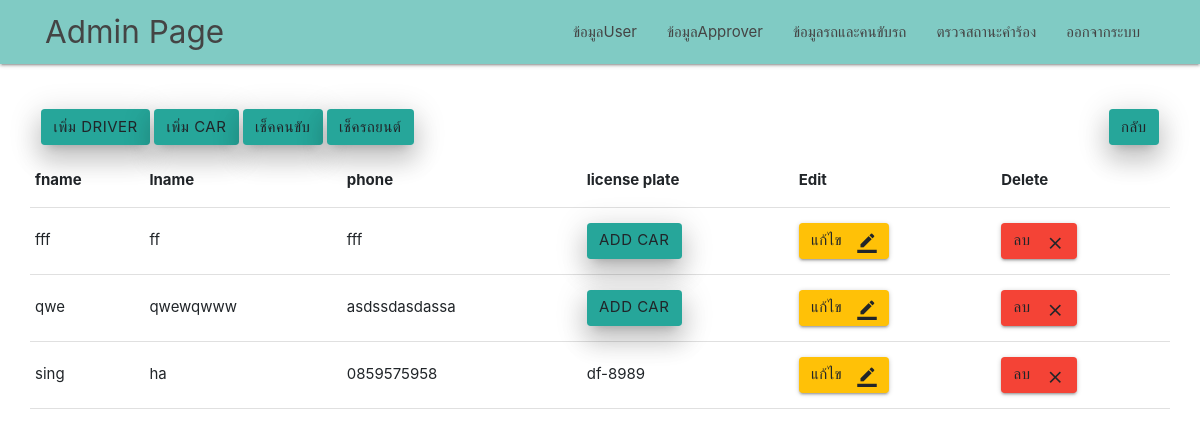
Page /admin_renovate/show_driver_car.php (signed in) on the earlier database version.
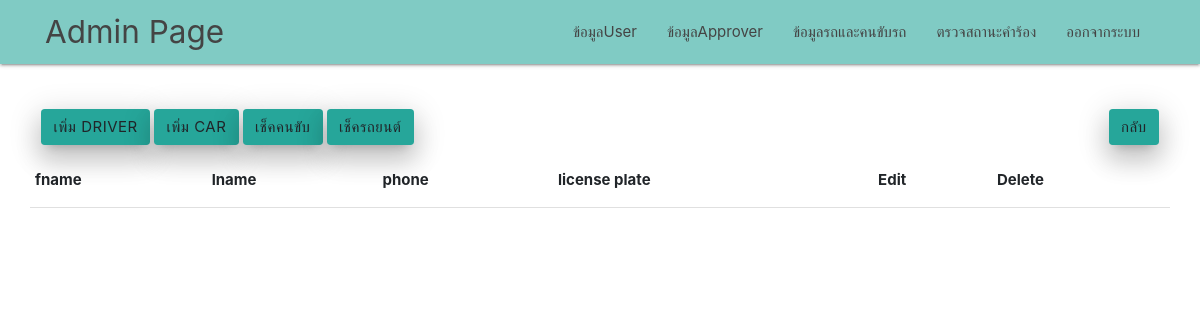
Same page on the later database version.
### tables this page shows
CREATE TABLE `user` (
  `id` varchar(255) NOT NULL,
  `password` text NOT NULL,
  `fname` text NOT NULL,
  `lname` text NOT NULL,
  `role` text NOT NULL,
  `email` text NOT NULL,
  `phone` text NOT NULL,
  `rank` text NOT NULL,
  `department` text NOT NULL
);

CREATE TABLE `car` (
  `id` int(11) NOT NULL,
  `driver_id` int(11) NOT NULL,
  `color` text NOT NULL,
  `brand` text NOT NULL,
  `image` text NOT NULL,
  `vertion` text NOT NULL,
  `license` text NOT NULL
);

### admin_renovate/show_driver_car.php (the view, shortened to what this page needs)
<?php
require './../server.php';
$sql = "SELECT license,fname,lname,phone,user.id
FROM user,driver
LEFT JOIN car
ON driver.id = car.driver_id
WHERE user.id=driver.user_id";
$result = mysqli_query($connect, $sql);
?>
<!DOCTYPE html>
<html lang="en">
<head>
    <link href="../css/materialize.css" type="text/css" rel="stylesheet" media="screen,projection" />
    <link href="../css/style.css" type="text/css" rel="stylesheet" media="screen,projection" />
    <link rel="stylesheet" href="https://stackpath.bootstrapcdn.com/bootstrap/4.3.1/css/bootstrap.min.css">
</head>
<body>
    <nav class="teal lighten-3" role="navigation">
        <div class="nav-wrapper container">
            <a id="logo-container" href="admin_page.php" class="brand-logo">Admin Page</a>
            <ul class="right hide-on-med-and-down">
                <li><a href="show_user.php">ข้อมูลUser</a></li>
                <li><a href="show_approver.php">ข้อมูลApprover</a></li>
                <li><a href="show_driver_car.php">ข้อมูลรถและคนขับรถ</a></li>
                <li><a href="#">ตรวจสถานะคำร้อง</a></li>
                <li><a href="../login.php">ออกจากระบบ</a></li>
            </ul>
        </div>
    </nav>
    <div class="container">
        <div class="row">
            <div class="col 6">
                <br><br>
                <div style="text-align:left">
                    <a href="admin_add_driver.php" class="btn waves-effect waves-light teal lighten-1 z-depth-4">เพิ่ม Driver</a>
                    <a href="admin_add_car.php" class="btn waves-effect waves-light teal lighten-1 z-depth-4">เพิ่ม car</a>
                    <a href="#" class="btn waves-effect waves-light teal lighten-1 z-depth-4">เช็คคนขับ</a>
                    <a href="#" class="btn waves-effect waves-light teal lighten-1 z-depth-4">เช็ครถยนต์</a>
                </div>
            </div>
            <div class="col 6">
                <br><br>
                <div style="text-align:right">
                    <a href="admin_page.php" class="btn waves-effect waves-light teal lighten-1 z-depth-4">กลับ</a>
                </div>
            </div>
            <br><br><br><br>
            <table class="responsive-table">
                <thead>
                    <tr>
                        <th>fname</th>
                        <th>lname</th>
                        <th>phone</th>
                        <th>license plate</th>
                        <th>Edit</th>
                        <th>Delete</th>
                    </tr>
                </thead>
                <tbody>
                    <?php while ($row = mysqli_fetch_array($result)) {  ?>
                        <tr>
                            <td><?php echo $row['fname'] ?></td>
                            <td><?php echo $row['lname'] ?></td>
                            <td><?php echo $row['phone'] ?></td>
                            <td><?php if($row['license']){
                                            echo$row['license'];
                                        }else{
                                            $id = base64_encode($row['id'])?>
                    <a href="admin_form_addcartodriver.php?driver=<?php echo$id?>&?#$@$=<?php echo base64_encode("asdasfqwgekwqmbwpebmpohmpoermwgqe") ?>" class="btn waves-effect waves-light teal lighten-1 z-depth-4">Add car</a>
                                       <?php } ?></td>
                            <td>
                                <a>
                                    <button type="submit" form="ee" class="btn amber darken-4-effect amber darken-4-light">แก้ไข
                                        <i class="material-icons right">border_color</i>
                                    </button>
                                </a>
                            </td>
                            <td>
                                <a>
                                    <button id="lob" type="submit" form="ee" class="btn red accent-4-effect red accent-4-light">ลบ
                                        <i class="material-icons right">close</i>
                                    </button>
                                </a>
                            </td>
                        </tr>
                    <?php } ?>
                </tbody>
            </table>
        </div>
    </div>
</body>
</html>

Differences in the rows shown:
removed user: fname "fff", lname "ff", phone "fff"
removed user: fname "qwe", lname "qwewqwww", phone "asdssdasdassa"
removed user: fname "sing", lname "ha", phone "0859575958", car.license "df-8989"
